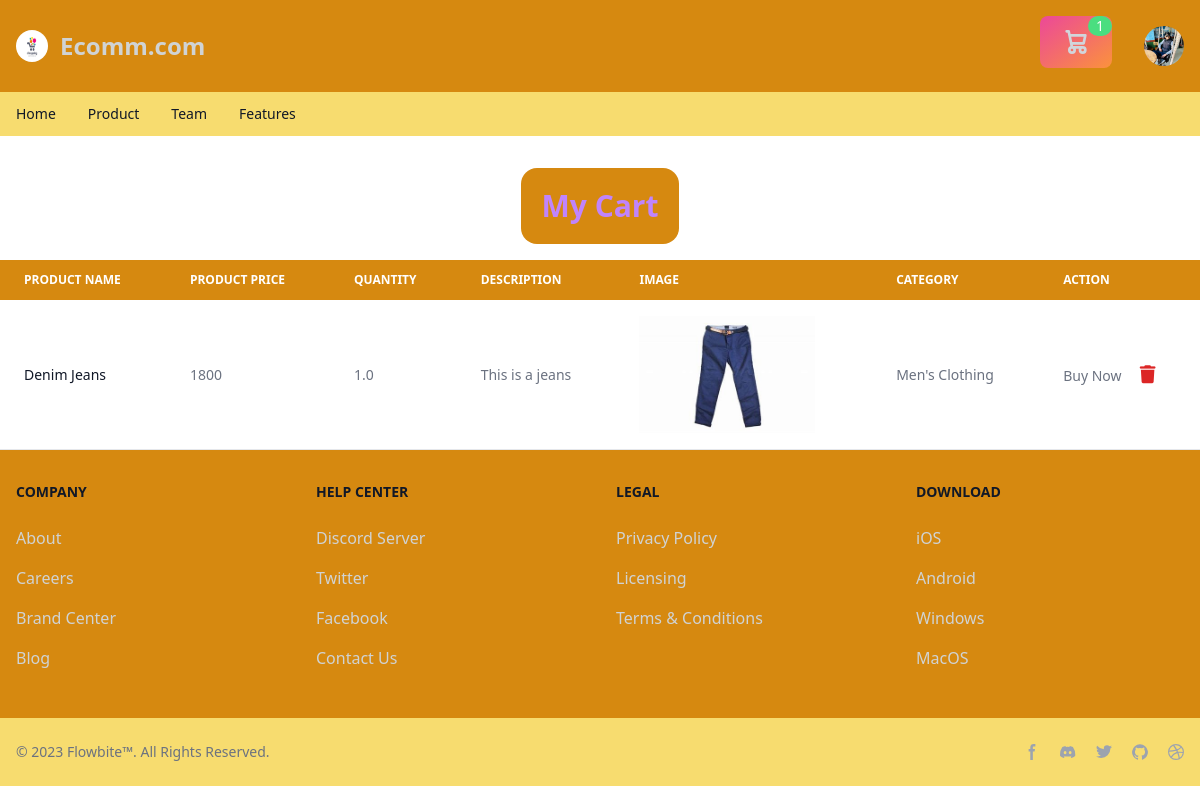
Before: /cart/ (signed in) with the older database file.
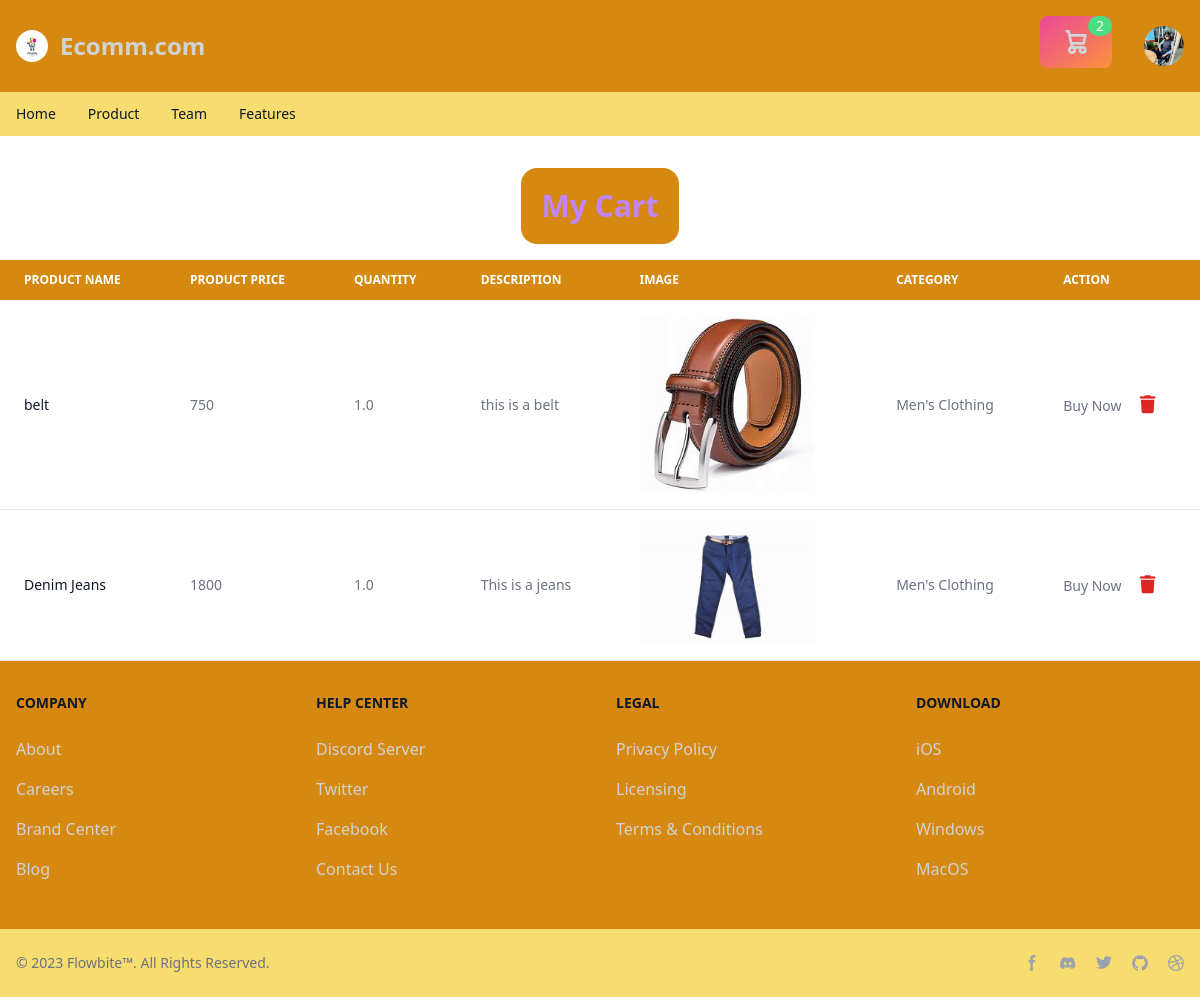
After: the same page with the newer database file.
### product/models.py (models this page shows, shortened)
class Cart(models.Model):
    User = models.ForeignKey(User, on_delete=models.CASCADE)
    product = models.ForeignKey(Product, on_delete=models.CASCADE)

class Product(models.Model):
    product_name = models.CharField(max_length=200)
    product_price = models.IntegerField()
    quantity = models.FloatField()
    description = models.TextField()
    image = models.FileField(upload_to='static/uploads',null=True)
    category = models.ForeignKey(Category, on_delete=models.CASCADE, null=True)

class Category(models.Model):
    category_name = models.CharField(max_length=200)
    def __str__(self):
        return self.category_name

### users/views.py (the view)
# urls.py: path('cart/', views.viewcart, name='cart'),
@login_required
def viewcart(request):
    user = request.user
    items = Cart.objects.filter(User=user)
    context = {
        'items':items
    }
    return render(request, 'users/cart.html', context)

### users/templates/users/cart.html (shortened to what this page needs)
{% extends "layouttail.html" %}
{% load static %}
{% block main_content %}
<div class="relative overflow-x-auto mt-4">
  <div class="flex justify-center">
    <span class="bg-primary_color text-purple-400 p-5 text-3xl text-center my-4 rounded-2xl font-bold">My Cart</span>
  </div>
    <table class="w-full text-sm text-left rtl:text-right text-gray-500 dark:text-gray-400">
        <thead class="text-xs text-white uppercase bg-primary_color dark:bg-gray-700 dark:text-gray-400">
            <tr>
                <th scope="col" class="px-6 py-3">
                    Product name
                </th>
                <th scope="col" class="px-6 py-3">
                    Product Price
                </th>
                <th scope="col" class="px-6 py-3">
                    Quantity
                </th>
                <th scope="col" class="px-6 py-3">
                    Description
                </th>
                <th scope="col" class="px-6 py-3">
                    Image
                </th>
                <th scope="col" class="px-6 py-3">
                    Category
                </th>
                <th scope="col" class="px-6 py-3">
                    Action
                </th>
            </tr>
        </thead>
        <tbody>
            {% for i in items %}
            <tr class="bg-white border-b dark:bg-gray-800 dark:border-gray-700">
                <th scope="row" class="px-6 py-4 font-medium text-gray-900 whitespace-nowrap dark:text-white">
                   {{i.product.product_name}}
                </th>
                <td class="px-6 py-4">
                   {{i.product.product_price}}
                </td>
                <td class="px-6 py-4">
                    {{i.product.quantity}}
                </td>
                <td class="px-6 py-4">
                    {{i.product.description}}
                </td>
                <td class="px-6 py-4">
                    <img src="/{{i.product.image}}" alt="{{p.product_name}}" class="w-44">
                </td>
                <td class="px-6 py-4">
                    {{i.product.category}}
                </td>
                <td class="px-6 py-4">
                    <a href="#">
                        Buy Now
                    </a>
                    <a href="{% url 'deletecart' i.id %}" onclick="return alert('Are you sure you want to delete this?')">
                        <i class="fa-solid fa-trash text-red-600 text-lg"></i>
                    </a>
                </td>
            </tr>
            {% endfor %}
        </tbody>
    </table>
</div>
{%endblock %}

Changed rows visible on the page:
added Cart: product.product_name "belt", product.product_price "750", product.quantity "1.0", product.description "this is a belt", product.image (picture), product.category "Men's Clothing"
Other visible differences:
{{ items|length }}: "1" → "2"
